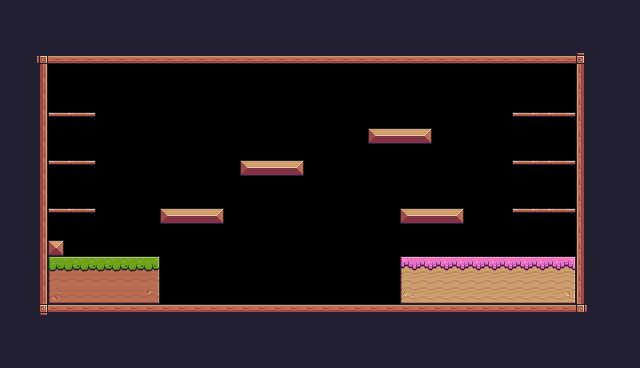

A level layout from a 2D game, rendered from its tile map. Below: a short description, then the map file with tile-grid data replaced by summaries:
An orthogonal 40x23 tile map with 16x16 px tiles, 1 tile layer (Background) and 42 objects (19x Fruit, 6x Platform, 2x Saw, Player, Checkpoint, ...).

<map version="1.10" tiledversion="1.10.2" orientation="orthogonal" renderorder="right-down" width="40" height="23" tilewidth="16" tileheight="16" infinite="0" nextlayerid="5" nextobjectid="143">
 <tileset firstgid="1" source="Pixel Adventure.tsx" />
 <layer id="2" name="Background" width="40" height="23">
  <properties>
   <property name="BackgroundColor" value="Yellow" />
  </properties>
  <data>[920 cells, 517 non-empty, 35 distinct tile ids]</data>
 </layer>
 <objectgroup id="3" name="SpawnPoint">
  <object id="73" name="Player" type="Player" x="112" y="176" width="32" height="32" />
  <object id="74" name="Bananas" type="Fruit" x="64" y="80" width="32" height="32" />
  <object id="75" name="Orange" type="Fruit" x="64" y="128" width="32" height="32" />
  <object id="76" name="Cherries" type="Fruit" x="192" y="256" width="32" height="32" />
  <object id="77" name="Strawberry" type="Fruit" x="160" y="176" width="32" height="32" />
  <object id="130" name="Melon" type="Fruit" x="272" y="128" width="32" height="32" />
  <object id="79" name="Cherries" type="Fruit" x="352" y="256" width="32" height="32" />
  <object id="80" name="Strawberry" type="Fruit" x="192" y="176" width="32" height="32" />
  <object id="129" name="Melon" type="Fruit" x="432" y="176" width="32" height="32" />
  <object id="139" name="Melon" type="Fruit" x="400" y="176" width="32" height="32" />
  <object id="82" name="Cherries" type="Fruit" x="240" y="128" width="32" height="32" />
  <object id="135" name="Cherries" type="Fruit" x="240" y="128" width="32" height="32" />
  <object id="83" name="Strawberry" type="Fruit" x="176" y="144" width="32" height="32" />
  <object id="131" name="Melon" type="Fruit" x="416" y="144" width="32" height="32" />
  <object id="140" name="Pineapple" type="Fruit" x="256" y="80" width="32" height="32" />
  <object id="136" name="Pineapple" type="Fruit" x="272" y="224" width="32" height="32" />
  <object id="85" name="Kiwi" type="Fruit" x="528" y="80" width="32" height="32" />
  <object id="86" name="Kiwi" type="Fruit" x="528" y="128" width="32" height="32" />
  <object id="87" name="Kiwi" type="Fruit" x="528" y="176" width="32" height="32" />
  <object id="88" name="Apple" type="Fruit" x="64" y="176" width="32" height="32" />
  <object id="132" type="Saw" x="288" y="288" width="32" height="32">
   <properties>
    <property name="isVertical" type="bool" value="false" />
    <property name="offNeg" type="float" value="8" />
    <property name="offPos" type="float" value="5" />
   </properties>
  </object>
  <object id="133" type="Saw" x="320" y="144" width="32" height="32">
   <properties>
    <property name="isVertical" type="bool" value="true" />
    <property name="offNeg" type="float" value="5" />
    <property name="offPos" type="float" value="5" />
   </properties>
  </object>
  <object id="141" type="Checkpoint" x="368" y="64" width="64" height="64" />
  <object id="142" name="Chicken" type="Chicken" x="544" y="224" width="32" height="32">
   <properties>
    <property name="offNeg" type="float" value="10" />
    <property name="offPos" type="float" value="1" />
   </properties>
  </object>
 </objectgroup>
 <objectgroup id="4" name="Collisions">
  <object id="109" x="32" y="48" width="16" height="272" />
  <object id="110" x="48" y="304" width="528" height="16" />
  <object id="111" x="576" y="48" width="16" height="272" />
  <object id="112" x="48" y="48" width="528" height="16" />
  <object id="113" x="48" y="240" width="16" height="16" />
  <object id="114" x="48" y="256" width="112" height="48" />
  <object id="115" x="160" y="208" width="64" height="16" />
  <object id="134" x="240" y="160" width="64" height="16" />
  <object id="117" x="400" y="208" width="64" height="16" />
  <object id="120" x="400" y="256" width="176" height="48" />
  <object id="121" x="512" y="272" width="64" height="32" />
  <object id="122" type="Platform" x="512" y="160" width="64" height="16" />
  <object id="123" type="Platform" x="48" y="208" width="48" height="16" />
  <object id="124" type="Platform" x="48" y="160" width="48" height="16" />
  <object id="125" type="Platform" x="48" y="112" width="48" height="16" />
  <object id="126" type="Platform" x="512" y="208" width="64" height="16" />
  <object id="127" type="Platform" x="512" y="112" width="64" height="16" />
  <object id="128" x="368" y="128" width="64" height="16" />
 </objectgroup>
</map>
